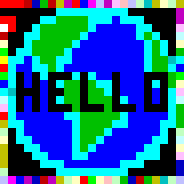
#> input picture backend/tests/imgs/piet_hello3.png, 23 x 23 px, found by its file name (shown 8 times larger)
$ python testing.py
#> lines starting #> are read from the running program, lines starting #| are printed output that depends on the picture
from PIL import Image
import numpy as np
with Image.open(r'D:\PythondiscordCodejam\the-missing-dependencies\backend\tests\imgs\piet_hello3.png') as image:
#> image is the input picture: PIL image 23x23 P; mean R, G, B 27, 103.3, 147.4
        palette = np.array(image.getpalette(), np.uint8).reshape((256, 3))
#> palette = 256 rows, first 8: [0, 0, 0], [0, 0, 192], [0, 0, 255], [192, 0, 0], [255, 0, 0], [192, 0, 192], [255, 0, 255], [0, 192, 0]
        w, h = image.size
#> w = 23; h = 23
        image_arr = np.zeros((h,w,3), np.uint8)
        for x in range(len(image_arr)):
            for y in range(len(image_arr[0])):
                image_arr[x][y] = palette[image.getpixel((y,x))]
        im = Image.fromarray(image_arr)
        new_im = Image.new('RGB', (24, 24), (0, 0, 0))
#> new_im: PIL image 24x24 RGB; every value is 0
        new_im.paste(im, (0, 0))
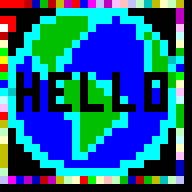
#> new_im: PIL image 24x24 RGB (shown 8 times larger); mean R, G, B 24.8, 94.9, 135.4
        new_im.show()
        new_im.save(r'D:\PythondiscordCodejam\the-missing-dependencies\backend\user_files\piet_hello4.png')
